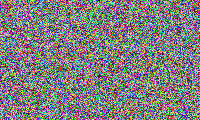
#> input picture app/calibration/mini_validation_ocr/cases/case_c_noisy_frame/gameplay/noise.png, 200 x 120 px
$ python -i scene_change.py   (imports and definitions only)
#> lines starting #> are read from the running program, lines starting #| are printed output that depends on the picture
"""Scene change detection — histogram + optional perceptual hash."""
from __future__ import annotations

from pathlib import Path
from typing import Any, Dict, List, Tuple

from app.gameplay_ai.session_model import DetectionResult, GameplayEvent


def _histogram(path: Path) -> List[float]:
    try:
        from PIL import Image
    except ImportError:
        return []
    img = Image.open(path).convert("L").resize((64, 64))
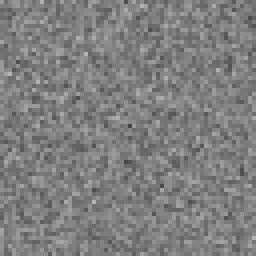
#> img: PIL image 64x64 L (shown 4 times larger); min 69, max 181, mean 126.9
    hist = img.histogram()[:256]
#> hist = 256 values, max 112 at index 123, min 0 at index 0, mean 16
    total = sum(hist) or 1
#> total = 4096
    return [h / total for h in hist]


# [49 lines left out: functions _hist_distance, detect_scene_changes, not called in this run]

>>> result = _histogram('../../calibration/mini_validation_ocr/cases/case_c_noisy_frame/gameplay/noise.png')
#> result = 256 values, max 0.0273 at index 123, min 0 at index 0, mean 0.00391
